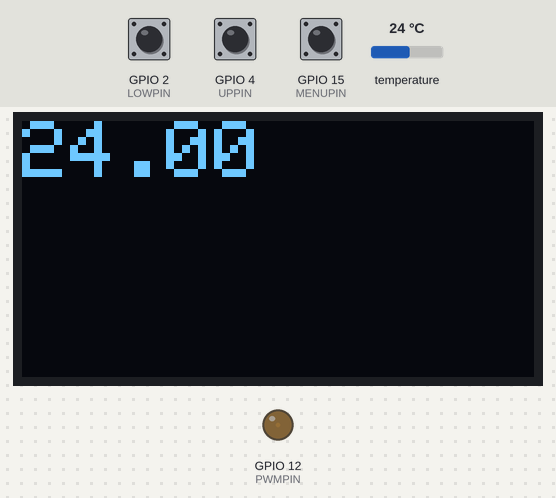
Bench run of a sketch on a simulated ESP32. Shown: 128×64 one-colour display, output pins drawn as LEDs (lit = HIGH). Inputs (shaded band) come from the test bench; at power-on: temperature 24 °C, GPIO 15 (MENUPIN) HIGH, GPIO 2 (LOWPIN) HIGH, GPIO 4 (UPPIN) HIGH. What the sketch prints to the serial monitor is not drawn.

Above: at 12.8 s.
12.9 s: temperature set to 12 °C
At 20.7 s:
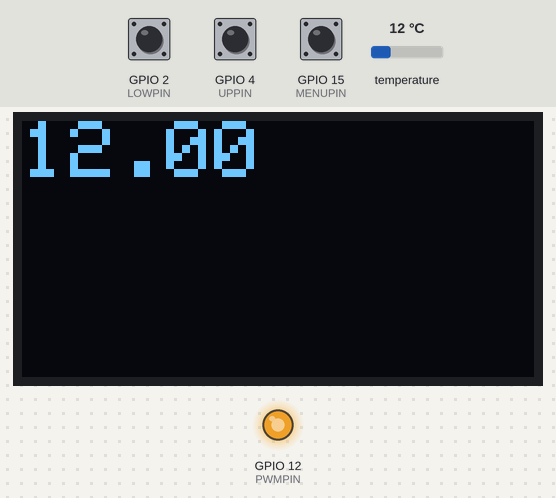
21.9 s: GPIO 15 (MENUPIN) pulled LOW for 3 s
At 26.0 s:
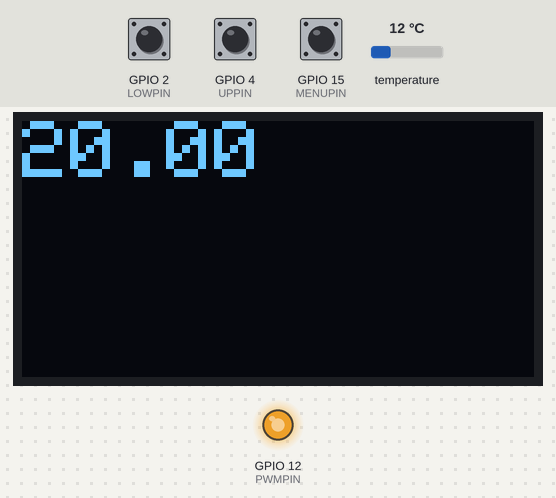
30.9 s: GPIO 2 (LOWPIN) pulled LOW for 3 s
At 34.6 s:
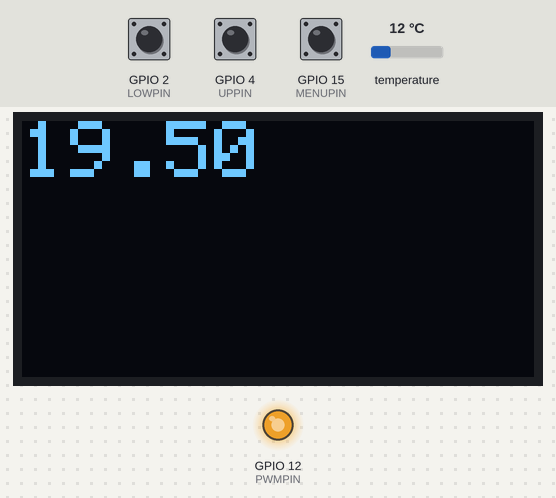
39.9 s: GPIO 2 (LOWPIN) pulled LOW for 3 s
At 44.3 s:
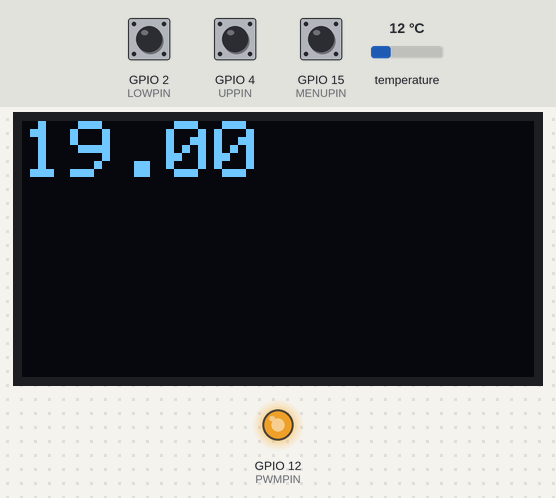
48.9 s: temperature set to 28 °C
At 57.0 s:
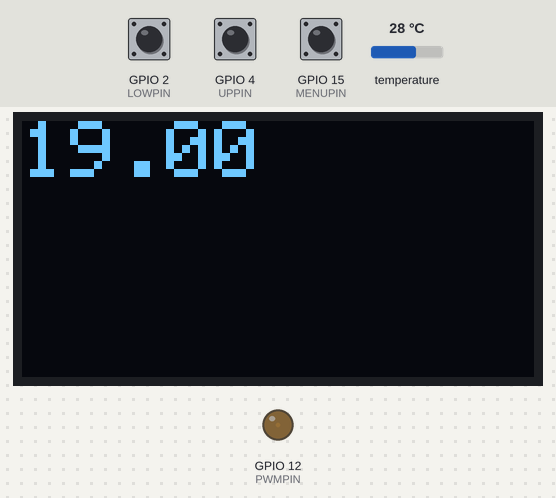
57.9 s: GPIO 15 (MENUPIN) pulled LOW for 3 s
At 61.2 s:
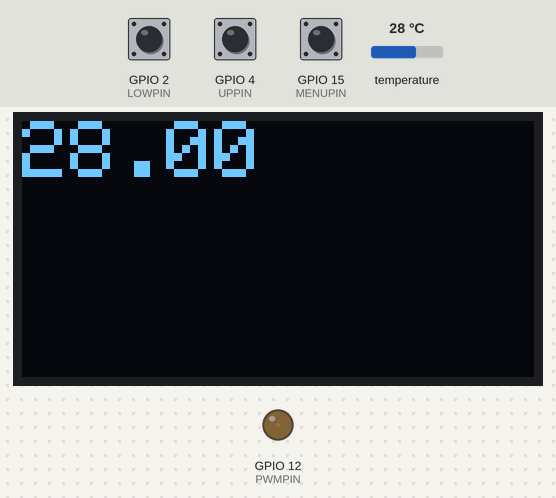
Timing chart, 0 to 62.7 s (numbered marks = the images above; inputs shaded):
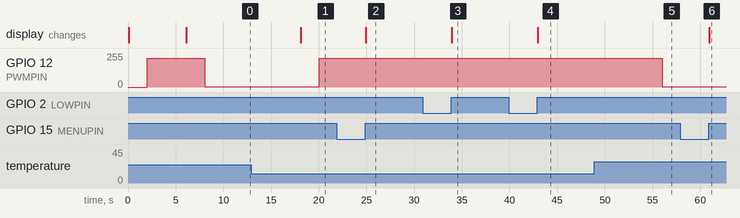

The sketch:

adega.ino
```cpp
#include <DHTesp.h>
#include <Wire.h>
#include <Adafruit_GFX.h>
#include <Adafruit_SSD1306.h>
#include <Ticker.h>

#define DHTPIN 13     // Pino de dados do sensor DHT11
#define DHTTYPE DHT11   // Tipo do sensor (DHT11)
#define PWMPIN 12
#define UPPIN 4
#define LOWPIN 2
#define MENUPIN 15
#define OKPIN 17
#define OLED_RESET -1


const int freq = 3;
const int resolution = 16;
const int channel = 0;
bool actual = true;
float set_temp = 20.0;
float y1_controller = 0.0;
Adafruit_SSD1306 display(OLED_RESET);
Ticker controller_timer;
Ticker sensor_timer;
// Ticker sendSerial;
DHTesp dht;
float actual_temp = 0;
// float setpoint = 18.0
int duty = 0;
int pwm = 0;

int sendPWM(int dutyCycle){
  return 65535 - ((65535*dutyCycle)/100);
}

void sendToPython(float sensor, float setpoint, int duty, float y_controlador, int pwm){
  Serial.print(sensor);
  Serial.print(",");
  Serial.print(setpoint);
  Serial.print(",");
  Serial.print(duty);
  Serial.print(",");
  Serial.print(y_controlador);
  Serial.print(",");
  Serial.println(pwm);
}

void controller(){

  const float b0 = 1.1142, b1 = -1.11353148, b2 = 0.0;
  const float a1 = 1.0, a2 = 0.0;
  // float ref = 5;
  static float ek1 = 0 ,ek2 = 0;
  static float  uk1=0, uk2=0;

  float ek0 = set_temp - actual_temp;
  float uk0 = a1*uk1 + a2*uk2 + b0*ek0 + b1*ek1 + b2*ek2;
  uk2 = uk1;
  uk1 = uk0;
  ek2 = ek1;
  ek1= ek0;
  float y1 = -uk0;
  y1_controller = y1;
  if (y1 > 2.0){
    y1 = 2.0;
  }
  if(y1 < 0.3){
    duty = 15;
  }

  else{
    duty = map(y1 * 10, 1, 20, 1, 99);

  }

  // Serial.print("Saída do controlador: ");
  // Serial.println(y1);
  // Serial.print("Duty Cycle: ");
  // Serial.println(duty);
  // Serial.print("Temp: ");
  // Serial.println(actual_temp);
  pwm = sendPWM(duty);
  ledcWrite(channel, pwm);

}


void read_sensor(){

  float temp = dht.getTemperature();
  if (isnan(temp)){
    actual_temp = actual_temp;
  }else{
    actual_temp = temp;
  }
  sendToPython(actual_temp, set_temp, duty, y1_controller, pwm);

}


void IRAM_ATTR up() {
  if(set_temp < 30.0 && actual == false){
    set_temp += 0.5;
  }
}
void IRAM_ATTR low(){
  if(set_temp > 8.0 && actual == false){
  set_temp -= 0.5;
  }
}

void IRAM_ATTR menu(){
  if (actual == false){
    actual = true;
  }
  else{
    actual = false;
  }
}


void setup() {
  Serial.begin(9600);
  ledcSetup(channel, freq, resolution);
  ledcAttachPin(PWMPIN, channel);
  dht.setup(DHTPIN, DHTesp::DHT11);
  Wire.begin();
  display.begin(SSD1306_SWITCHCAPVCC, 0x3C);
  display.clearDisplay();
  // pinMode(DHT_PIN, INPUT_PULLUP);
  // attachInterrupt(digitalPinToInterrupt(DHTPIN), readSensor, RISING);
  controller_timer.attach(2, controller);
  sensor_timer.attach(6, read_sensor);

  pinMode(UPPIN, INPUT_PULLUP);
  attachInterrupt(digitalPinToInterrupt(UPPIN), up, RISING);
  pinMode(LOWPIN, INPUT_PULLUP);
  attachInterrupt(digitalPinToInterrupt(LOWPIN), low, RISING);
  pinMode(MENUPIN, INPUT_PULLUP);
  attachInterrupt(digitalPinToInterrupt(MENUPIN), menu, RISING);
}

void loop() {
  // Serial.println("aloooo");

  delay(10);  // Intervalo de leitura
  display.clearDisplay();

  display.setTextSize(2); // Define o tamanho do texto

  display.setTextColor(SSD1306_WHITE); // Define a cor do texto (branco)
  display.setCursor(0, 0);
  if (actual == false){
    display.println(String(set_temp));
  }
  else{
    display.println(String(actual_temp));
  } // Define a posição do cursor // Imprime a primeira linha
  // display.println("World!"); // Imprime a segunda linha


  display.display(); // Exibe o texto no display


}
```

Measured:
- after the input at 12.9 s, GPIO 12 (PWMPIN): 3/255 → 217/255 after 7.1 s; the display: changes after 5.2 s (image 1)
- after the input at 21.9 s, the display: changes after 3.0 s (image 2)
- after the input at 30.9 s, the display: changes after 3.0 s (image 3)
- after the input at 39.9 s, the display: changes after 3.1 s (image 4)
- after the input at 48.9 s, GPIO 12 (PWMPIN): 217/255 → 3/255 after 7.1 s
- after the input at 57.9 s, the display: changes after 3.0 s (image 6)
